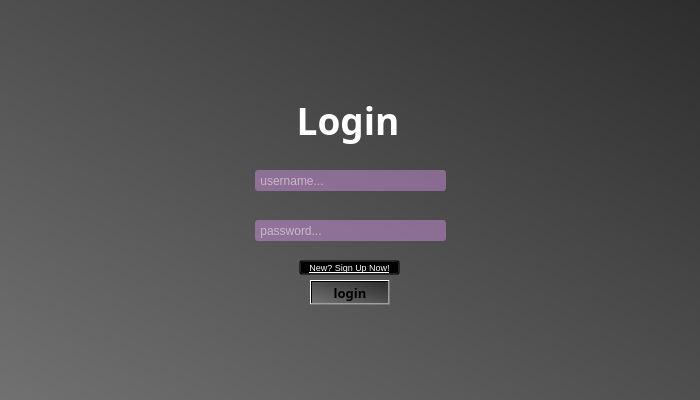
<?xml version="1.0" encoding="UTF-8"?>
<ui version="4.0">
 <class>Form</class>
 <widget class="QWidget" name="Form">
  <property name="geometry">
   <rect>
    <x>0</x>
    <y>0</y>
    <width>700</width>
    <height>400</height>
   </rect>
  </property>
  <property name="windowTitle">
   <string>Form</string>
  </property>
  <property name="styleSheet">
   <string notr="true">background:qlineargradient(spread:pad, x1:1, y1:0, x2:0, y2:1, stop:0 rgba(45, 45, 45, 255), stop:1 rgba(113, 113, 113, 255))</string>
  </property>
  <widget class="QLineEdit" name="UsernameField">
   <property name="geometry">
    <rect>
     <x>255</x>
     <y>170</y>
     <width>191</width>
     <height>21</height>
    </rect>
   </property>
   <property name="styleSheet">
    <string notr="true">background-color:rgba(236, 158, 255, 100);
border-radius:3px;
color:white;
</string>
   </property>
   <property name="dragEnabled">
    <bool>false</bool>
   </property>
   <property name="placeholderText">
    <string> username...</string>
   </property>
  </widget>
  <widget class="QLineEdit" name="PasswordField">
   <property name="geometry">
    <rect>
     <x>255</x>
     <y>220</y>
     <width>191</width>
     <height>21</height>
    </rect>
   </property>
   <property name="styleSheet">
    <string notr="true">background-color:rgba(236, 158, 255, 100);
border-radius:3px;
color: white;</string>
   </property>
   <property name="echoMode">
    <enum>QLineEdit::Password</enum>
   </property>
   <property name="placeholderText">
    <string> password...</string>
   </property>
  </widget>
  <widget class="QLabel" name="TitleLabel">
   <property name="geometry">
    <rect>
     <x>288</x>
     <y>90</y>
     <width>120</width>
     <height>60</height>
    </rect>
   </property>
   <property name="font">
    <font>
     <family>Segoe UI Black</family>
     <pointsize>28</pointsize>
     <weight>75</weight>
     <bold>true</bold>
    </font>
   </property>
   <property name="layoutDirection">
    <enum>Qt::LeftToRight</enum>
   </property>
   <property name="styleSheet">
    <string notr="true">color:rgb(255, 255, 255);
background-color:rgba(0,0,0,0)</string>
   </property>
   <property name="text">
    <string>Login</string>
   </property>
   <property name="alignment">
    <set>Qt::AlignCenter</set>
   </property>
  </widget>
  <widget class="QLabel" name="ErrorLabel">
   <property name="geometry">
    <rect>
     <x>254</x>
     <y>156</y>
     <width>191</width>
     <height>15</height>
    </rect>
   </property>
   <property name="styleSheet">
    <string notr="true">background-color:rgba(0,0,0,0);
color:rgb(255, 82, 82)
</string>
   </property>
   <property name="text">
    <string/>
   </property>
   <property name="alignment">
    <set>Qt::AlignCenter</set>
   </property>
  </widget>
  <widget class="QPushButton" name="LoginButton">
   <property name="geometry">
    <rect>
     <x>310</x>
     <y>280</y>
     <width>80</width>
     <height>25</height>
    </rect>
   </property>
   <property name="font">
    <font>
     <family>Segoe UI Black</family>
     <pointsize>10</pointsize>
     <weight>75</weight>
     <bold>true</bold>
    </font>
   </property>
   <property name="cursor">
    <cursorShape>ClosedHandCursor</cursorShape>
   </property>
   <property name="styleSheet">
    <string notr="true">QPushButton::hover
{
background-color:rgb(216, 140, 234);
}

QPushButton
{
background-color:rgba(236, 158, 255, 170);
border-radius:3px;
color: white;
};</string>
   </property>
   <property name="text">
    <string>login</string>
   </property>
   <property name="shortcut">
    <string>Return</string>
   </property>
  </widget>
  <widget class="QPushButton" name="NewUserButton">
   <property name="geometry">
    <rect>
     <x>299</x>
     <y>260</y>
     <width>101</width>
     <height>15</height>
    </rect>
   </property>
   <property name="font">
    <font>
     <pointsize>7</pointsize>
     <underline>true</underline>
    </font>
   </property>
   <property name="cursor">
    <cursorShape>ClosedHandCursor</cursorShape>
   </property>
   <property name="styleSheet">
    <string notr="true">background-color:rgba(0,0,0,0);
color:white;</string>
   </property>
   <property name="text">
    <string>New? Sign Up Now!</string>
   </property>
  </widget>
 </widget>
 <resources/>
 <connections/>
</ui>
